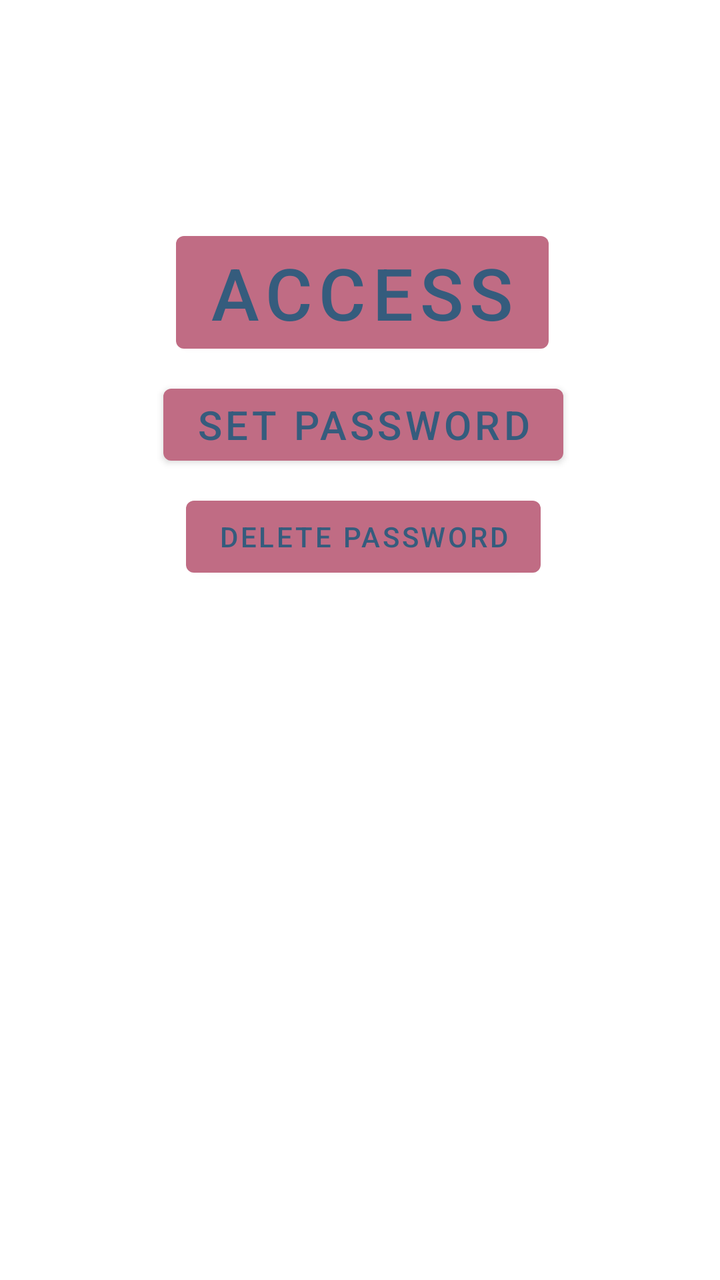
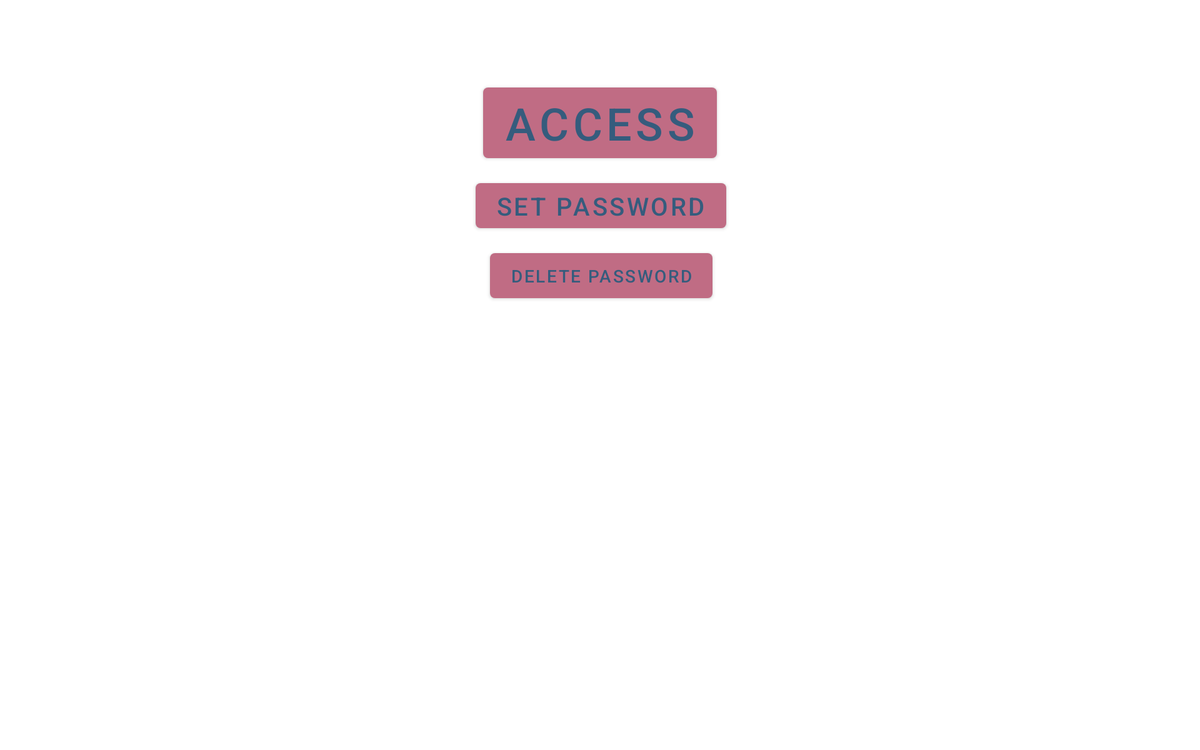

One screen, two layout resources from the same app: the default and the repository's alternative for another configuration. Each is rendered where Android would select it; the XML of both is given below.
<!-- AndroidManifest.xml: application theme WhereTheme -->
<!-- res/layout/activity_main.xml -->
<?xml version="1.0" encoding="utf-8"?>
<androidx.constraintlayout.widget.ConstraintLayout xmlns:android="http://schemas.android.com/apk/res/android"
    xmlns:app="http://schemas.android.com/apk/res-auto"
    xmlns:tools="http://schemas.android.com/tools"
    android:layout_width="match_parent"
    android:layout_height="match_parent"
    tools:context=".MainActivity"
    android:orientation="vertical">

    <Button
        android:id="@+id/button_access"
        android:layout_width="wrap_content"
        android:layout_height="wrap_content"
        android:layout_centerHorizontal="true"
        android:layout_centerVertical="true"
        android:layout_marginStart="114dp"
        android:layout_marginTop="28dp"
        android:layout_marginEnd="112dp"
        android:text="@string/string_button_access"
        android:textSize="36sp"
        app:layout_constraintEnd_toEndOf="parent"
        app:layout_constraintStart_toStartOf="parent"
        app:layout_constraintTop_toBottomOf="@+id/fragmentHolder" />

    <Button
        android:id="@+id/button_setPass"
        android:layout_width="wrap_content"
        android:layout_height="wrap_content"
        android:layout_alignParentEnd="true"
        android:layout_alignParentBottom="true"
        android:layout_marginTop="8dp"
        android:textSize="20sp"
        android:text="@string/string_button_setPass"
        app:layout_constraintEnd_toEndOf="@+id/button_access"
        app:layout_constraintHorizontal_bias="0.472"
        app:layout_constraintStart_toStartOf="@+id/button_access"
        app:layout_constraintTop_toBottomOf="@+id/button_access" />

    <FrameLayout
        android:id="@+id/fragmentHolder"
        android:layout_width="match_parent"
        android:layout_height="wrap_content"
        android:layout_marginTop="84dp"
        app:layout_constraintEnd_toEndOf="parent"
        app:layout_constraintHorizontal_bias="0.0"
        app:layout_constraintStart_toStartOf="parent"
        app:layout_constraintTop_toTopOf="parent" />

    <FrameLayout
        android:id="@+id/fragment_setPassword"
        android:layout_width="match_parent"
        android:layout_height="wrap_content"
        android:layout_marginTop="20dp"
        app:layout_constraintEnd_toEndOf="parent"
        app:layout_constraintHorizontal_bias="0.0"
        app:layout_constraintStart_toStartOf="parent"
        app:layout_constraintTop_toBottomOf="@+id/button_deleteAll">

    </FrameLayout>

    <Button
        android:id="@+id/button_deleteAll"
        android:layout_width="wrap_content"
        android:layout_height="wrap_content"
        android:layout_marginTop="8dp"
        android:text="@string/title_deleteAllPasswords"
        app:layout_constraintEnd_toEndOf="@+id/button_setPass"
        app:layout_constraintStart_toStartOf="@+id/button_setPass"
        app:layout_constraintTop_toBottomOf="@+id/button_setPass" />

</androidx.constraintlayout.widget.ConstraintLayout>
<!-- resources referenced by this layout -->
<resources>
  <string name="string_button_access">ACCESS</string>
  <string name="string_button_setPass">SET PASSWORD</string>
  <string name="title_deleteAllPasswords">DELETE PASSWORD</string>
  <style name="WhereTheme" parent="Theme.MaterialComponents.DayNight.NoActionBar">
  
          <item name="colorPrimary">@color/wherePink</item>
          <item name="colorSecondary">@color/wherePinkyMoss</item>
          <item name="colorPrimaryVariant">@color/wherePink</item>
          <item name="colorOnPrimary">@color/whereMoss</item>
          <item name="android:statusBarColor">?attr/colorPrimary</item>
  
      </style>
  <color name="wherePink">#c06c84</color>
  <color name="wherePinkyMoss">#6c5b7b</color>
  <color name="whereMoss">#355c7d</color>
</resources>
<!-- res/layout-large-land/activity_main.xml (the repository's variant of the layout above) -->
<!-- drawn on a 7-inch tablet turned sideways -->
<?xml version="1.0" encoding="utf-8"?>
<androidx.constraintlayout.widget.ConstraintLayout xmlns:android="http://schemas.android.com/apk/res/android"
    xmlns:app="http://schemas.android.com/apk/res-auto"
    xmlns:tools="http://schemas.android.com/tools"
    android:layout_width="match_parent"
    android:layout_height="match_parent"
    tools:context=".MainActivity"
    android:orientation="vertical">

    <Button
        android:id="@+id/button_access"
        android:layout_width="wrap_content"
        android:layout_height="wrap_content"
        android:layout_centerHorizontal="true"
        android:layout_centerVertical="true"
        android:layout_marginStart="114dp"
        android:layout_marginTop="64dp"
        android:layout_marginEnd="112dp"
        android:text="@string/string_button_access"
        android:textSize="36sp"
        app:layout_constraintEnd_toEndOf="parent"
        app:layout_constraintHorizontal_bias="0.498"
        app:layout_constraintStart_toStartOf="parent"
        app:layout_constraintTop_toTopOf="parent" />

    <Button
        android:id="@+id/button_setPass"
        android:layout_width="wrap_content"
        android:layout_height="wrap_content"
        android:layout_alignParentEnd="true"
        android:layout_alignParentBottom="true"
        android:layout_marginTop="8dp"
        android:textSize="20sp"
        android:text="@string/string_button_setPass"
        app:layout_constraintEnd_toEndOf="@+id/button_access"
        app:layout_constraintHorizontal_bias="0.472"
        app:layout_constraintStart_toStartOf="@+id/button_access"
        app:layout_constraintTop_toBottomOf="@+id/button_access" />

    <FrameLayout
        android:id="@+id/fragmentHolder"
        android:layout_width="match_parent"
        android:layout_height="wrap_content"
        android:layout_marginTop="40dp"
        android:layout_marginEnd="8dp"
        app:layout_constraintEnd_toEndOf="parent"
        app:layout_constraintStart_toStartOf="parent"
        app:layout_constraintTop_toBottomOf="@+id/button_deleteAll" />

    <FrameLayout
        android:id="@+id/fragment_setPassword"
        android:layout_width="match_parent"
        android:layout_height="wrap_content"
        android:layout_marginTop="100dp"
        app:layout_constraintEnd_toEndOf="parent"
        app:layout_constraintStart_toStartOf="parent"
        app:layout_constraintTop_toBottomOf="@+id/fragmentHolder">

    </FrameLayout>

    <Button
        android:id="@+id/button_deleteAll"
        android:layout_width="wrap_content"
        android:layout_height="wrap_content"
        android:layout_marginTop="8dp"
        android:text="@string/title_deleteAllPasswords"
        app:layout_constraintEnd_toEndOf="@+id/button_setPass"
        app:layout_constraintStart_toStartOf="@+id/button_setPass"
        app:layout_constraintTop_toBottomOf="@+id/button_setPass" />

</androidx.constraintlayout.widget.ConstraintLayout>
